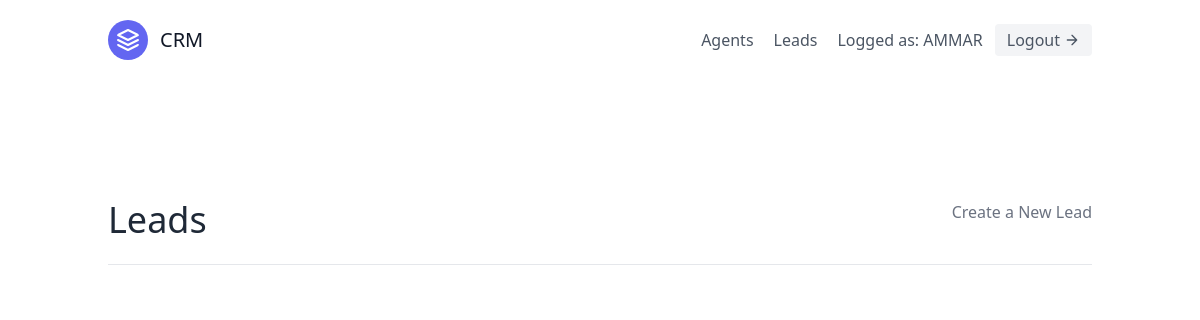
The app's page /leads/ (signed in), older data.
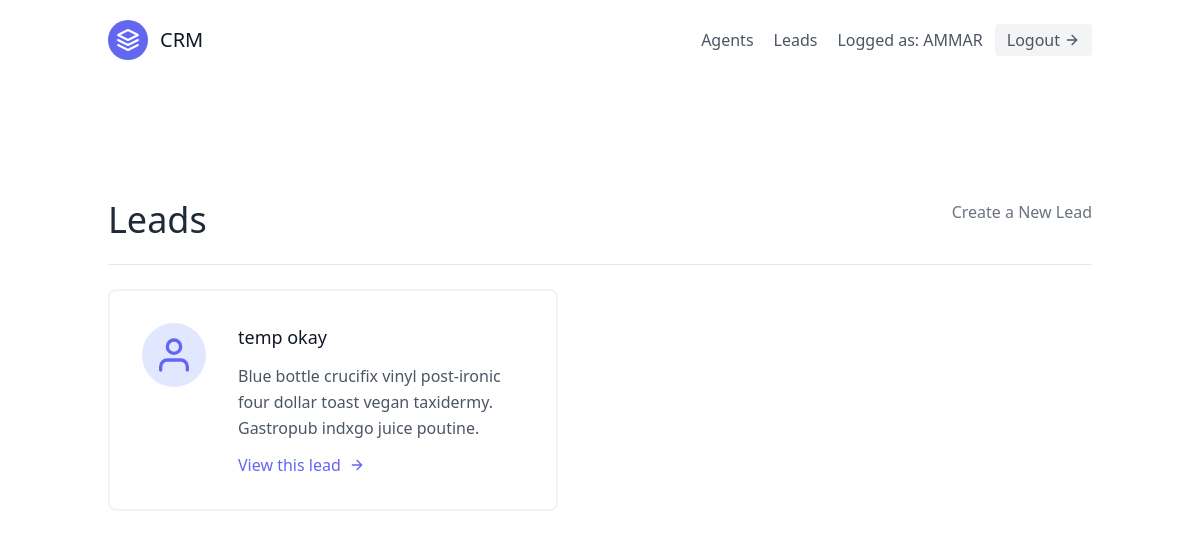
The same page, newer data.
### leads/models.py (models this page shows, shortened)
class User(AbstractUser):
    is_organisor = models.BooleanField(default=True)
    is_agent = models.BooleanField(default=False)

class LeadModel(models.Model):
    first_name = models.CharField(max_length=100)
    last_name = models.CharField(max_length=100)
    age = models.IntegerField()
    agent = models.ForeignKey("Agent",on_delete=models.CASCADE)

### leads/views.py (the view)
# urls.py: path('',views.LeadList.as_view(),name='lead-list'),
class LeadList(LoginRequiredMixin,generic.ListView):
    template_name = 'leads/lead_list.html'
    queryset = LeadModel.objects.all()
    context_object_name = 'leads'

### leads/templates/leads/lead_list.html
{% extends 'base.html' %}
{% block content %}
<section class="text-gray-600 body-font">
    <div class="container px-5 py-24 mx-auto flex flex-wrap">
        <div class='w-full mb-6 py-6 flex justify-between item-center border-b border-gray-200'>
        <div>
            <h1 class='text-4xl text-gray-800'>Leads</h1>
        </div>
        {% if request.user.is_organisor %}
        <div>
            <a class='text-gray-500 hover:text-blue-500' href="{% url 'leads:lead-create' %}">Create a New Lead</a>
        </div>
        {% endif %}
        </div>
      <div class="flex flex-wrap -m-4">
        {% for lead in leads %}
        <div class="p-4 lg:w-1/2 md:w-full">
          <div class="flex border-2 rounded-lg border-gray-200 border-opacity-50 p-8 sm:flex-row flex-col">
            <div class="w-16 h-16 sm:mr-8 sm:mb-0 mb-4 inline-flex items-center justify-center rounded-full bg-indigo-100 text-indigo-500 flex-shrink-0">
              <svg fill="none" stroke="currentColor" stroke-linecap="round" stroke-linejoin="round" stroke-width="2" class="w-10 h-10" viewBox="0 0 24 24">
                <path d="M20 21v-2a4 4 0 00-4-4H8a4 4 0 00-4 4v2"></path>
                <circle cx="12" cy="7" r="4"></circle>
              </svg>
            </div>
            <div class="flex-grow">
              <h2 class="text-gray-900 text-lg title-font font-medium mb-3">{{lead.first_name}}  {{lead.last_name}}</h2>
              <p class="leading-relaxed text-base">
                Blue bottle crucifix vinyl post-ironic four dollar toast vegan taxidermy. Gastropub indxgo juice poutine.</p>
              <a href={% url 'leads:lead-detail' lead.pk %} class="mt-3 text-indigo-500 inline-flex items-center">
                View this lead
                <svg fill="none" stroke="currentColor" stroke-linecap="round" stroke-linejoin="round" stroke-width="2" class="w-4 h-4 ml-2" viewBox="0 0 24 24">
                  <path d="M5 12h14M12 5l7 7-7 7"></path>
                </svg>
              </a>
            </div>
          </div>
        </div>
        {% endfor %}
      </div>
    </div>
  </section>
{% endblock content %}

### templates/base.html (shortened to what this page needs)
{% load static %}
<!DOCTYPE html>
<html lang="en">
<head>
    <link rel="stylesheet" href="{% static 'style.css' %}">
    <link href="https://unpkg.com/tailwindcss@^2/dist/tailwind.min.css" rel="stylesheet">
</head>
<body>
    <div class="max-w-7xl mx-auto">
        {% include 'navbar.html' %}
        {% block content %}
        {% endblock content %}
    </div>
</body>
</html>

### templates/navbar.html (shortened to what this page needs)
<header class="text-gray-600 body-font">
    <div class="container mx-auto flex flex-wrap p-5 flex-col md:flex-row items-center">
      <a class="flex title-font font-medium items-center text-gray-900 mb-4 md:mb-0">
        <svg xmlns="http://www.w3.org/2000/svg" fill="none" stroke="currentColor" stroke-linecap="round" stroke-linejoin="round" stroke-width="2" class="w-10 h-10 text-white p-2 bg-indigo-500 rounded-full" viewBox="0 0 24 24">
          <path d="M12 2L2 7l10 5 10-5-10-5zM2 17l10 5 10-5M2 12l10 5 10-5"></path>
        </svg>
        <span class="ml-3 text-xl">CRM</span>
      </a>
      <nav class="md:ml-auto flex flex-wrap items-center text-base justify-center">
        {% if request.user.is_authenticated %}
        {% if request.user.is_organisor %}
        <a href="{% url 'agents:agent-list' %}" class="mr-5 hover:text-gray-900">Agents</a>
        {% endif %}
        <a href="{% url 'leads:lead-list' %}" class="mr-5 hover:text-gray-900">Leads</a>
        {% endif %}
      </nav>
      {% if request.user.is_authenticated %}
      Logged as: {{request.user.username | upper}}
      <a href="{% url 'logout' %}" class="ml-3 inline-flex items-center bg-gray-100 border-0 py-1 px-3 focus:outline-none hover:bg-gray-200 rounded text-base mt-4 md:mt-0">
        Logout
        <svg fill="none" stroke="currentColor" stroke-linecap="round" stroke-linejoin="round" stroke-width="2" class="w-4 h-4 ml-1" viewBox="0 0 24 24">
          <path d="M5 12h14M12 5l7 7-7 7"></path>
        </svg>
      </a>
      {% endif %}
    </div>
  </header>

Row changes from the older to the newer data that the page shows:
added LeadModel: first_name "temp", last_name "okay"
